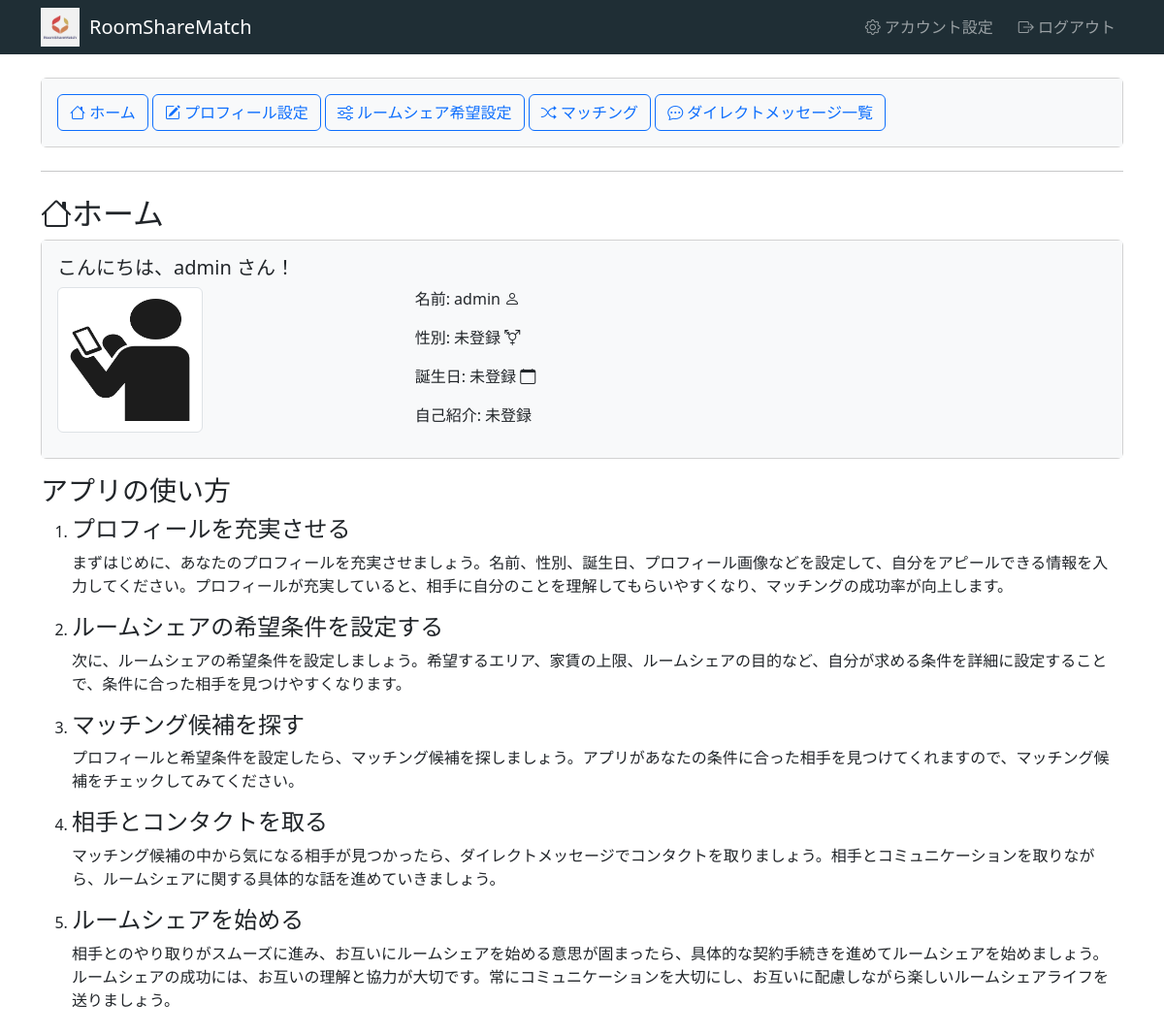
/user_home/ (signed in), run on the app's committed database.
### main_app/models.py (models this page shows, shortened)
class UserProfile(models.Model):
    user = models.OneToOneField(User, on_delete=models.CASCADE)
    user_name = models.CharField(max_length=30, blank=True, null=True)
    profile_image = models.ImageField(upload_to='profile_images/', default='')
    sex = models.CharField(max_length=10, blank=True, null=True)
    day_of_birth = models.DateField(blank=True, null=True)
    profession = models.CharField(max_length=50, blank=True, null=True)
    prefecture = models.CharField(max_length=10, blank=True, null=True)
    period = models.CharField(max_length=10, blank=True, null=True)
    is_smoker = models.CharField(max_length=10, blank=True, null=True)
    has_pets = models.CharField(max_length=10, blank=True, null=True)
    parking = models.CharField(max_length=10, blank=True, null=True)
    self_introduction = models.TextField(blank=True, null=True)

### main_app/views.py (the view)
# urls.py: path('user_home/', views.user_home, name='user_home'),
@login_required
def user_home(request):
    user_profile = UserProfile.objects.get(user=request.user)
    context = {
        'user_profile': user_profile,
        'instructions': instructions
    }
    return render(request, 'main_app/user_home.html',context)

### main_app/templates/main_app/user_home.html
{% extends 'main_app/base.html' %}
{% block content %}
{% include 'main_app/menu_buttons.html' %}
<h2><i class="bi bi-house"></i>ホーム</h2>
<div class="card">
    <div class="card-body" style="background-color: #f8f9fa;">
        <h5 class="card-title">こんにちは、{{ user.username }} さん！</h5>
        <div class="row">
            <div class="col-md-4">
                <img src="{{ user_profile.profile_image.url }}" alt="プロフィール画像" class="img-thumbnail" style="width: 150px; height: 150px;">
            </div>
            <div class="col-md-8">
                <p>名前: {{ user_profile.user_name|default:"未登録" }} <i class="bi bi-person"></i></p>
                <p>性別: {{ user_profile.sex|default:"未登録" }}
                    {% if user_profile.sex == "男性" %}<i class="bi bi-gender-male"></i>
                    {% elif user_profile.sex == "女性" %}<i class="bi bi-gender-female"></i>
                    {% else %}<i class="bi bi-gender-trans"></i>
                    {% endif %}
                </p>
                <p>誕生日: {{ user_profile.day_of_birth|default:"未登録" }} <i class="bi bi-calendar"></i></p>
                <p>自己紹介: {{ user_profile.self_introduction|default:"未登録" }} </p>
            </div>
        </div>
    </div>
</div>
<div class="mt-3">
    <h3>アプリの使い方</h3>
    <ol>
        {% for title, content in instructions.items %}
        <li>
            <h4>{{ title }}</h4>
            <p>{{ content }}</p>
        </li>
        {% endfor %}
    </ol>
</div>
{% endblock content %}

### data on the page
UserProfile: profile_image (placeholder picture), user_name "admin", sex "未登録", day_of_birth "未登録", self_introduction "未登録"

### other printed values
{{ user.username }} "admin"
{{ title }} "プロフィールを充実させる" "ルームシェアの希望条件を設定する" "マッチング候補を探す" "相手とコンタクトを取る" "ルームシェアを始める"
{{ content }} "まずはじめに、あなたのプロフィールを充実させましょう。名前、性別、誕生日、プロフィール画像などを設定して、自分をアピールできる情報を入力してください。プロフィールが充実していると、相手に自分のことを理解してもらいやすくなり、マッチングの成功率が向上します。" "次に、ルームシェアの希望条件を設定しましょう。希望するエリア、家賃の上限、ルームシェアの目的など、自分が求める条件を詳細に設定することで、条件に合った相手を見つけやすくなります。" "プロフィールと希望条件を設定したら、マッチング候補を探しましょう。アプリがあなたの条件に合った相手を見つけてくれますので、マッチング候補をチェックしてみてください。" "マッチング候補の中から気になる相手が見つかったら、ダイレクトメッセージでコンタクトを取りましょう。相手とコミュニケーションを取りながら、ルームシェアに関する具体的な話を進めていきましょう。" "相手とのやり取りがスムーズに進み、お互いにルームシェアを始める意思が固まったら、具体的な契約手続きを進めてルームシェアを始めましょう。ルームシェアの成功には、お互いの理解と協力が大切です。常にコミュニケーションを大切にし、お互いに配慮しながら楽しいルームシェアライフを送りましょう。"
